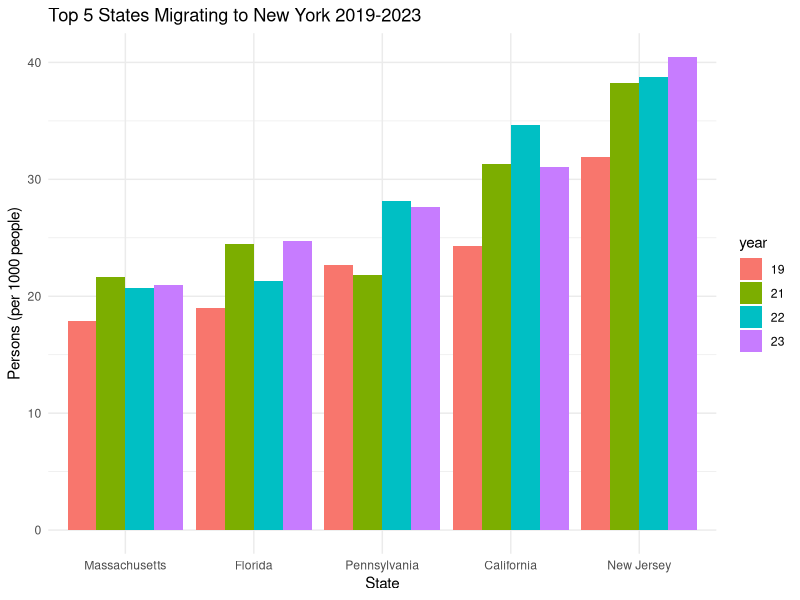
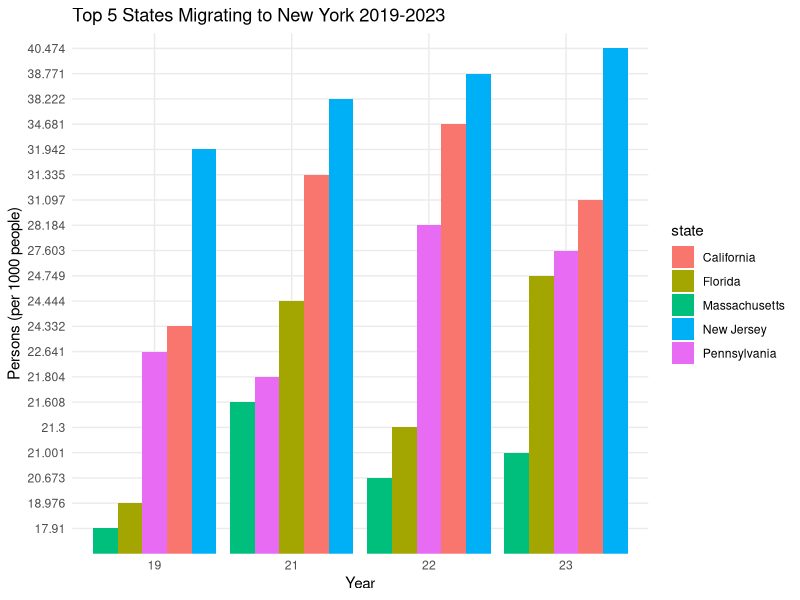
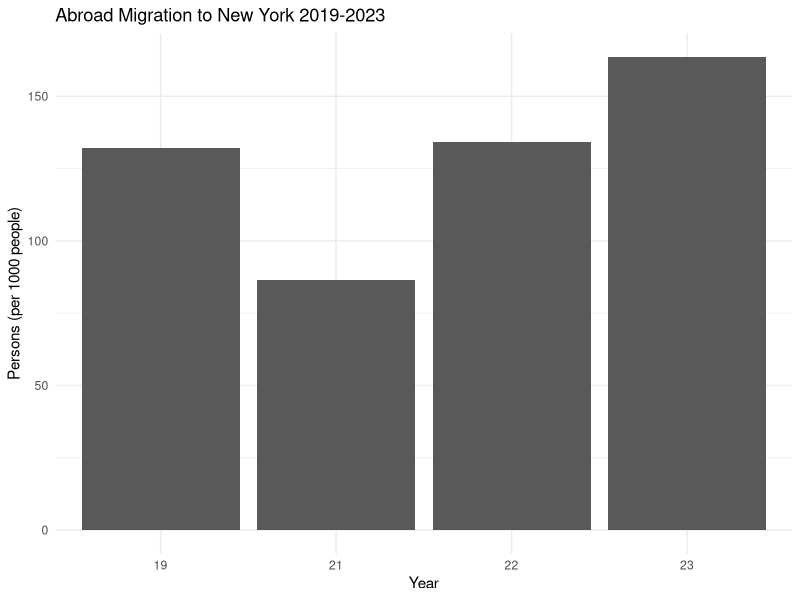
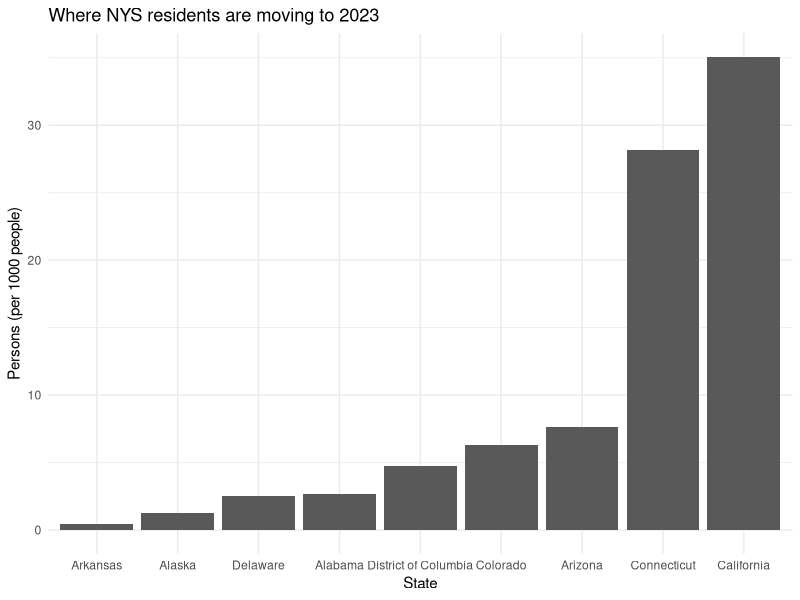
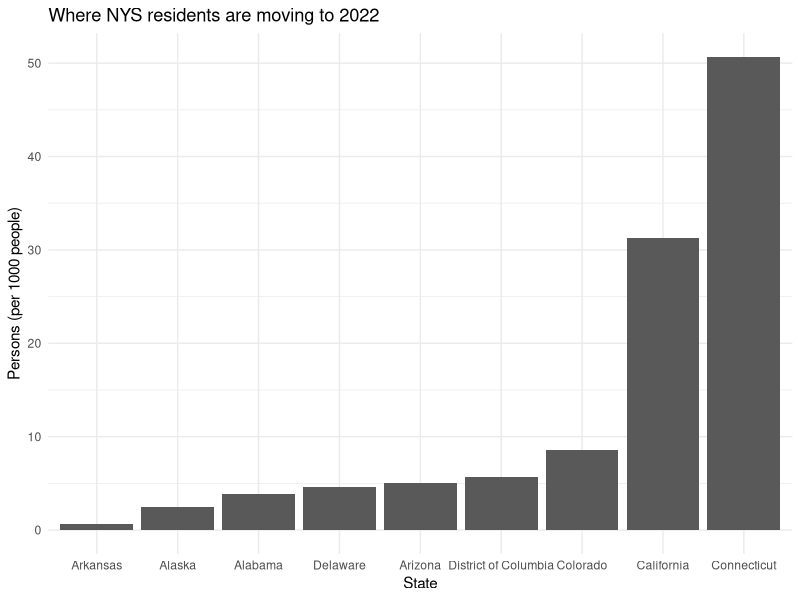
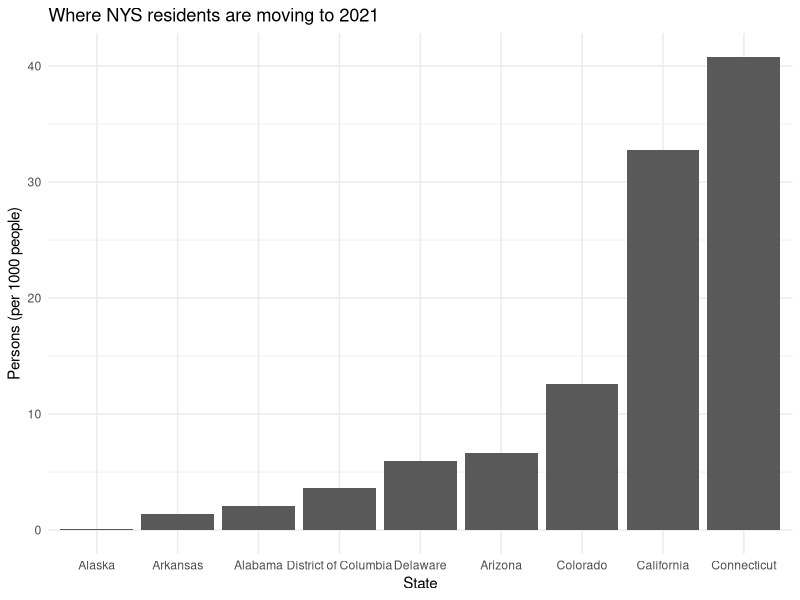
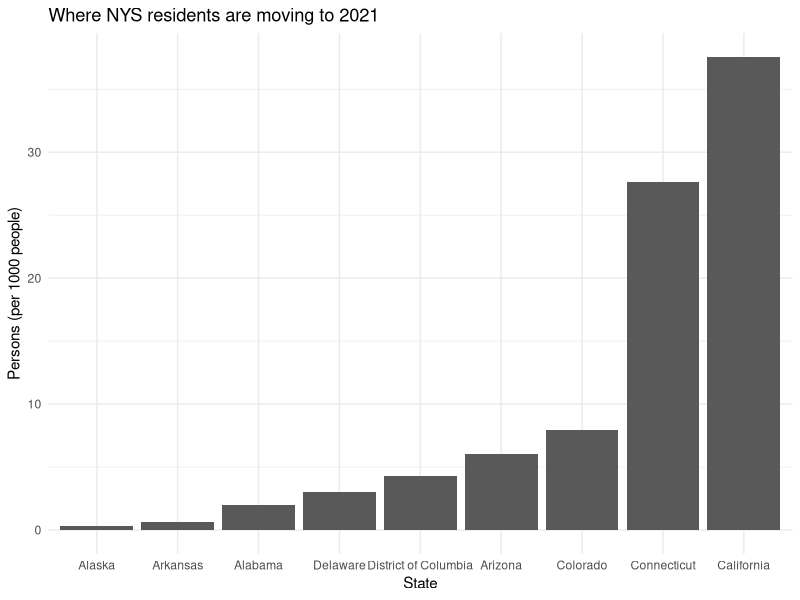

Here is the R script that generated these plots, in order:
## ---- chunk 1
library(tidyverse)
library(readxl)
library(here)
## ---- chunk 2
ss_23 <- read_xlsx(here("data", "state_to_state_migration/2023.xlsx"), skip = 4) %>% 
  rename(current_res = 1,
         tot_pop = 2,
         tot_same_res = 4, # same residence as 1 year ago
         dif_res = 6, # different residence / same state as 1 year ago
         tot_dif_state = 8 # different state as 1 year ago
         ) %>% 
  slice(-1)

# I had to clean this data before I imported it because it had lots of messy tabls that did not download well
ss_22 <- read_xlsx(here("data", "state_to_state_migration/2022.xlsx"), skip = 4) %>% 
  rename(current_res = 1,
         tot_pop = 2,
         tot_same_res = 4, # same residence as 1 year ago
         dif_res = 6, # different residence / same state as 1 year ago
         tot_dif_state = 8 # different state as 1 year ago
         )

# I had to clean this data before I imported it because it had lots of messy tabls that did not download well
ss_21 <- read_xlsx(here("data", "state_to_state_migration/2021.xlsx"), skip = 4) %>% 
  rename(current_res = 1,
         tot_pop = 2,
         tot_same_res = 4, # same residence as 1 year ago
         dif_res = 6, # different residence / same state as 1 year ago
         tot_dif_state = 8 # different state as 1 year ago
         )
ss_19 <- read_xlsx(here("data", "state_to_state_migration/2019.xlsx"), skip = 4) %>% 
  rename(current_res = 1,
         tot_pop = 2,
         tot_same_res = 4, # same residence as 1 year ago
         dif_res = 6, # different residence / same state as 1 year ago
         tot_dif_state = 8 # different state as 1 year ago
         )


## to remove rows that contain all NAs
#filter(rowSums(is.na(ss_22)) != ncol(ss_22))
## ---- chunk 3


list_df <- list(ss_23, ss_22, ss_21, ss_19)
clean_df <- list()

for (a in 1:length(list_df)) {
  
  d <- list_df[[a]]
  
  # Create the column names from the state row
  for (i in seq(10, ncol(d), by = 2)) {
    if (i <= ncol(d)) {  # Ensure we don't go beyond the number of columns
      col_name <- as.character(d[1, i])  # Get the value from row 1 of the ith column
      colnames(d)[i] <- col_name  # Set column name to that value
    }
  }
  
  # Create the column names from the state row
  for (i in seq(3, ncol(d), by = 2)) {
    if (i <= ncol(d)) {  # Ensure we don't go beyond the number of columns
      col_name <- paste0(as.character(d[2, i]), "_", i)  # Get the value from row 1 of the ith column
      colnames(d)[i] <- col_name  # Set column name to that value
    }
  }
  
  d <- d %>%
    filter(rowSums(is.na(.)) != ncol(.)) %>% 
    slice(-c(1:2))  %>% 
    rename(tot_abroad = Total)
  
    
  clean_df[[a]] <- d
  
}

# clean the df for assessing internal migration
in_df <- list()

for (a in 1:length(clean_df)) {
  
  d <- clean_df[[a]]

in_migration <- d %>% 
  filter(current_res == "New York") %>%
    pivot_longer(cols = 1:length(d),
                 names_to = "state")
  
  MOE <- in_migration %>%
    filter(str_detect(state, "MOE")) %>%
    rename(stat = 1,
           moe = 2)
  
  in_migration <- in_migration %>%
    filter(!str_detect(state, "MOE")) %>%
    filter(!str_detect(state, "current_res")) %>%
    cbind(MOE) %>%
    select(!stat) %>%
    mutate(value = as.numeric(value),
           moe = as.numeric(moe))
  
  in_df[[a]] <- in_migration
}

s23 <- in_df[[1]]%>% 
  rename(value_23 = value,
         moe_23 = moe)
s22 <- in_df[[2]] %>% 
  rename(value_22 = value,
         moe_22 = moe)
s21 <- in_df[[3]] %>% 
  rename(value_21= value,
         moe_21 = moe)
s19 <- in_df[[4]] %>% 
  rename(value_19 = value,
         moe_19 = moe)

s19_s23 <- s23 %>% 
  left_join(s22, by = "state") %>% 
  left_join(s21, by = "state") %>% 
  left_join(s19, by = "state") %>% 
  pivot_longer(cols = 2:9,
               names_to = "year") %>% 
  filter(grepl("value", year)) %>% 
  mutate(year = gsub("value_", "", year))

## ---- chunk 4
# Example ggplot with ordering by value from highest to lowest
ggplot(s19_s23 %>% 
         filter(state %in% c("Massachusetts", "Florida", "Pennsylvania", "California", "New Jersey")), 
       aes(x = reorder(state, value), y = value / 1000, fill = year)) +
  geom_col(position = "dodge") +
  labs(title = "Top 5 States Migrating to New York 2019-2023", 
       x = "State", 
       y = "Persons (per 1000 people)") +
  theme_minimal()

ggplot(s19_s23 %>% 
         filter(state %in% c("Massachusetts", "Florida", "Pennsylvania", "California", "New Jersey")), 
       aes(x = year, y = reorder(value / 1000, value), fill = state)) +
  geom_col(position = "dodge") +
  labs(title = "Top 5 States Migrating to New York 2019-2023", 
       x = "Year", 
       y = "Persons (per 1000 people)") +
  theme_minimal()
  
## ---- chunk 5
s19_s23 %>% 
  filter(state %in% c("Foreign Country")) %>% 
  ggplot(aes(x = year, y = value/1000)) +
  geom_col(position = "dodge") +
  labs(title = "Abroad Migration to New York 2019-2023", 
       x = "Year", 
       y = "Persons (per 1000 people)") +
  theme_minimal()

## ---- chunk 6
out23 <- clean_df[[1]] %>% 
  select(1:9, "New York", 75) %>% 
  mutate(across(-1, as.numeric)) %>% 
  slice(-c(54:63)) %>% 
  rename(ny_value = 10)

ggplot(out23 %>% 
         slice(-1) %>% 
         head(9), 
       aes(x = reorder(current_res, ny_value), y = ny_value/1000)) +
  geom_col() +
  labs(title = "Where NYS residents are moving to 2023", 
       x = "State", 
       y = "Persons (per 1000 people)") +
  theme_minimal()
## ---- chunk 7
out22 <- clean_df[[2]] %>% 
  select(1:9, "New York", 75) %>% 
  mutate(across(-1, as.numeric)) %>% 
  slice(-c(54:63)) %>% 
  rename(ny_value = 10)

ggplot(out22 %>% 
         slice(-1) %>% 
         head(9), 
       aes(x = reorder(current_res, ny_value), y = ny_value/1000)) +
  geom_col() +
  labs(title = "Where NYS residents are moving to 2022", 
       x = "State", 
       y = "Persons (per 1000 people)") +
  theme_minimal()
## ---- chunk 8
out21 <- clean_df[[3]] %>% 
  select(1:9, "New York", 75) %>% 
  mutate(across(-1, as.numeric)) %>% 
  slice(-c(54:63)) %>% 
  rename(ny_value = 10)

ggplot(out21 %>% 
         slice(-1) %>% 
         head(9), 
       aes(x = reorder(current_res, ny_value), y = ny_value/1000)) +
  geom_col() +
  labs(title = "Where NYS residents are moving to 2021", 
       x = "State", 
       y = "Persons (per 1000 people)") +
  theme_minimal()
## ---- chunk 9
out19 <- clean_df[[4]] %>% 
  select(1:9, "New York", 75) %>% 
  mutate(across(-1, as.numeric)) %>% 
  slice(-c(54:63)) %>% 
  rename(ny_value = 10)

ggplot(out19 %>% 
         slice(-1) %>% 
         head(9), 
       aes(x = reorder(current_res, ny_value), y = ny_value/1000)) +
  geom_col() +
  labs(title = "Where NYS residents are moving to 2021", 
       x = "State", 
       y = "Persons (per 1000 people)") +
  theme_minimal()
